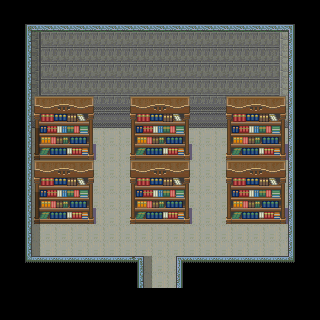

A level layout from a 2D game, rendered from its tile map. Below: a short description, then the map file with tile-grid data replaced by summaries:
An orthogonal 20x20 tile map with 16x16 px tiles, 5 tile layers (Base, Base2, MonoShita, shadow, ...), 3 tilesets and 19 objects.

<map version="1.0" orientation="orthogonal" renderorder="right-down" width="20" height="20" tilewidth="16" tileheight="16" backgroundcolor="#000000" nextobjectid="21">
 <tileset firstgid="1" name="ST-Sewer-01" tilewidth="16" tileheight="16">
  <image source="ST-Sewer-01.png" trans="aa55ff" width="256" height="1504" />
 </tileset>
 <tileset firstgid="1505" name="set-mansion-in" tilewidth="16" tileheight="16">
  <image source="set-mansion-in.png" trans="aa55ff" width="1440" height="1760" />
 </tileset>
 <tileset firstgid="11405" name="ed4" tilewidth="16" tileheight="16">
  <image source="ed4.png" trans="aa55ff" width="480" height="256" />
 </tileset>
 <layer name="Base" width="20" height="20">
  <properties>
   <property name="cc_vertexz" value="-13" />
  </properties>
  <data>[400 cells, 228 non-empty, 13 distinct tile ids]</data>
 </layer>
 <layer name="Base2" width="20" height="20">
  <properties>
   <property name="cc_vertexz" value="-12" />
  </properties>
  <data>[400 cells, 66 non-empty, 11 distinct tile ids]</data>
 </layer>
 <layer name="MonoShita" width="20" height="20">
  <properties>
   <property name="cc_vertexz" value="-11" />
  </properties>
  <data>[400 cells, 48 non-empty, 8 distinct tile ids]</data>
 </layer>
 <objectgroup name="collision">
  <object id="1" x="0" y="0" width="32" height="320" />
  <object id="2" x="32" y="256" width="112" height="64" />
  <object id="3" x="176" y="256" width="144" height="64" />
  <object id="4" x="288" y="0" width="32" height="256" />
  <object id="5" x="32" y="0" width="256" height="128" />
  <object id="6" x="32" y="128" width="64" height="32" />
  <object id="7" x="128" y="128" width="64" height="32" />
  <object id="8" x="224" y="128" width="64" height="32" />
  <object id="9" x="32" y="192" width="64" height="32" />
  <object id="10" x="128" y="192" width="64" height="32" />
  <object id="11" x="224" y="192" width="64" height="32" />
 </objectgroup>
 <objectgroup name="event">
  <object id="12" x="288" y="0" width="32" height="32">
   <properties>
    <property name="EventID" value="1" />
    <property name="trigger" value="0" />
   </properties>
  </object>
  <object id="13" x="144" y="288" width="32" height="32">
   <properties>
    <property name="EventID" value="2" />
    <property name="trigger" value="1" />
   </properties>
  </object>
  <object id="14" x="224" y="128" width="64" height="32">
   <properties>
    <property name="EventID" value="3" />
    <property name="trigger" value="2" />
   </properties>
  </object>
  <object id="16" x="128" y="128" width="64" height="32">
   <properties>
    <property name="EventID" value="4" />
    <property name="trigger" value="2" />
   </properties>
  </object>
  <object id="17" x="32" y="128" width="64" height="32">
   <properties>
    <property name="EventID" value="5" />
    <property name="trigger" value="2" />
   </properties>
  </object>
  <object id="18" x="32" y="208" width="64" height="16">
   <properties>
    <property name="EventID" value="6" />
    <property name="trigger" value="2" />
   </properties>
  </object>
  <object id="19" x="128" y="208" width="64" height="16">
   <properties>
    <property name="EventID" value="7" />
    <property name="trigger" value="2" />
   </properties>
  </object>
  <object id="20" x="224" y="208" width="64" height="16">
   <properties>
    <property name="EventID" value="8" />
    <property name="trigger" value="2" />
   </properties>
  </object>
 </objectgroup>
 <layer name="shadow" width="20" height="20">
  <data>[400 cells, 16 non-empty, 1 distinct tile ids]</data>
 </layer>
 <layer name="CharaUe" width="20" height="20">
  <data>[400 cells, 48 non-empty, 8 distinct tile ids]</data>
 </layer>
</map>
